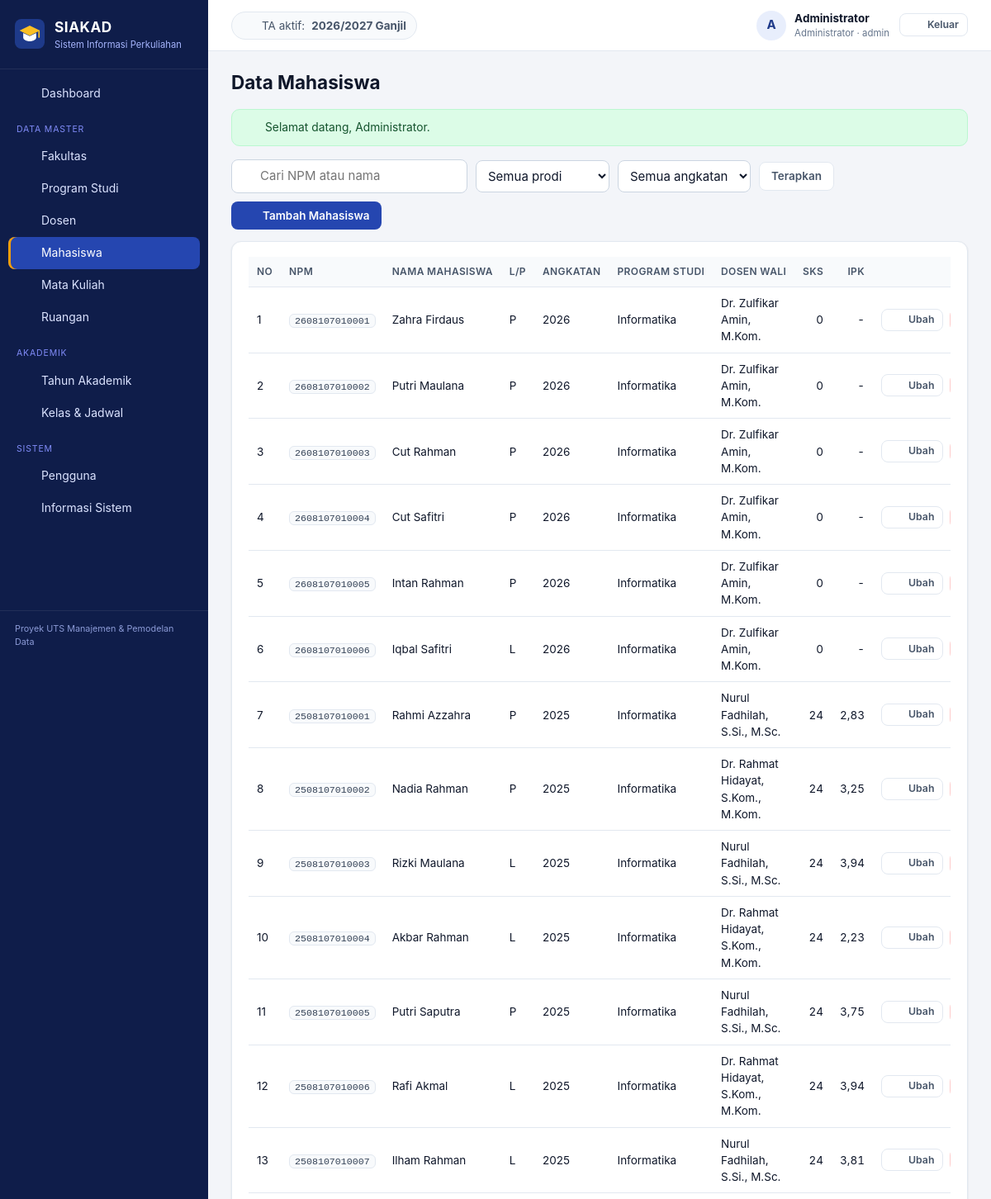
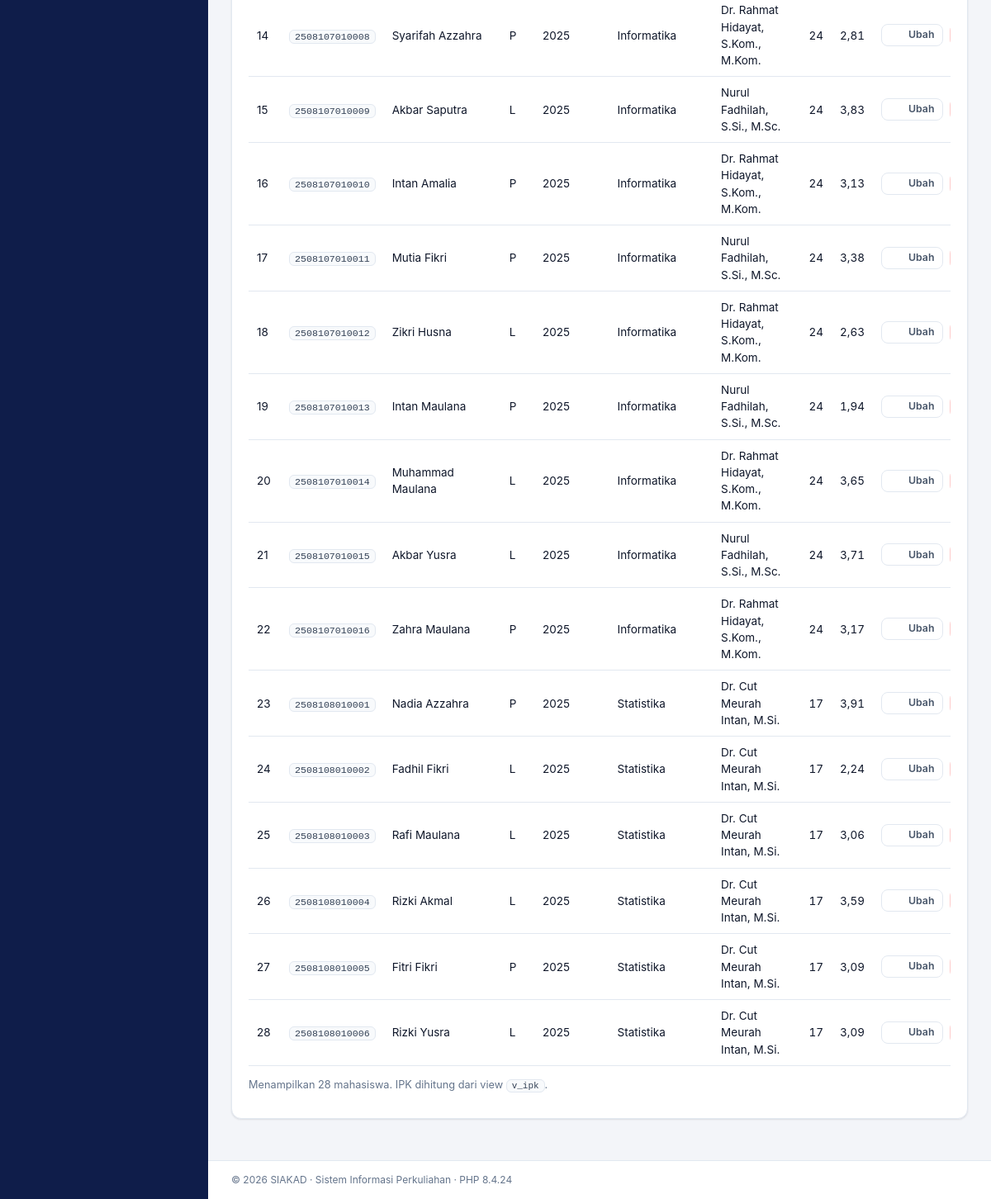
Screenshot of /index.php?page=admin/mahasiswa (signed in) with the database file from the repository (2 pictures, top to bottom).
### tables this page shows
CREATE TABLE tahun_akademik (
  id_ta       INT UNSIGNED NOT NULL AUTO_INCREMENT,
  tahun       CHAR(9)      NOT NULL,               
  semester    ENUM('Ganjil','Genap') NOT NULL,
  is_aktif    TINYINT(1)   NOT NULL DEFAULT 0,
  created_at  TIMESTAMP    NOT NULL DEFAULT CURRENT_TIMESTAMP,
  PRIMARY KEY (id_ta),
  UNIQUE KEY uq_ta (tahun, semester)
);

CREATE TABLE mahasiswa (
  id_mahasiswa    INT UNSIGNED  NOT NULL AUTO_INCREMENT,
  npm             CHAR(13)      NOT NULL,
  nama_mahasiswa  VARCHAR(100)  NOT NULL,
  jenis_kelamin   ENUM('L','P') NOT NULL,
  tanggal_lahir   DATE          NULL,
  email           VARCHAR(100)  NULL,
  angkatan        YEAR          NOT NULL,
  id_prodi        INT UNSIGNED  NOT NULL,
  id_dosen_wali   INT UNSIGNED  NULL,
  id_user         INT UNSIGNED  NULL,
  created_at      TIMESTAMP     NOT NULL DEFAULT CURRENT_TIMESTAMP,
  PRIMARY KEY (id_mahasiswa),
  UNIQUE KEY uq_mhs_npm (npm),
  UNIQUE KEY uq_mhs_email (email),
  UNIQUE KEY uq_mhs_user (id_user),
  KEY idx_mhs_prodi (id_prodi),
  KEY idx_mhs_wali (id_dosen_wali),
  CONSTRAINT fk_mhs_prodi FOREIGN KEY (id_prodi)
    REFERENCES program_studi (id_prodi) ON UPDATE CASCADE ON DELETE RESTRICT,
  CONSTRAINT fk_mhs_wali FOREIGN KEY (id_dosen_wali)
    REFERENCES dosen (id_dosen) ON UPDATE CASCADE ON DELETE SET NULL,
  CONSTRAINT fk_mhs_user FOREIGN KEY (id_user)
    REFERENCES users (id_user) ON UPDATE CASCADE ON DELETE SET NULL
);

CREATE TABLE program_studi (
  id_prodi     INT UNSIGNED  NOT NULL AUTO_INCREMENT,
  kode_prodi   VARCHAR(10)   NOT NULL,
  nama_prodi   VARCHAR(100)  NOT NULL,
  jenjang      ENUM('D3','S1','S2','S3') NOT NULL DEFAULT 'S1',
  id_fakultas  INT UNSIGNED  NOT NULL,
  created_at   TIMESTAMP     NOT NULL DEFAULT CURRENT_TIMESTAMP,
  PRIMARY KEY (id_prodi),
  UNIQUE KEY uq_prodi_kode (kode_prodi),
  KEY idx_prodi_fakultas (id_fakultas),
  CONSTRAINT fk_prodi_fakultas FOREIGN KEY (id_fakultas)
    REFERENCES fakultas (id_fakultas) ON UPDATE CASCADE ON DELETE RESTRICT
);

CREATE TABLE dosen (
  id_dosen    INT UNSIGNED  NOT NULL AUTO_INCREMENT,
  nidn        CHAR(10)      NOT NULL,
  nama_dosen  VARCHAR(100)  NOT NULL,
  email       VARCHAR(100)  NULL,
  no_hp       VARCHAR(20)   NULL,
  id_prodi    INT UNSIGNED  NOT NULL,
  id_user     INT UNSIGNED  NULL,
  created_at  TIMESTAMP     NOT NULL DEFAULT CURRENT_TIMESTAMP,
  PRIMARY KEY (id_dosen),
  UNIQUE KEY uq_dosen_nidn (nidn),
  UNIQUE KEY uq_dosen_email (email),
  UNIQUE KEY uq_dosen_user (id_user),
  KEY idx_dosen_prodi (id_prodi),
  CONSTRAINT fk_dosen_prodi FOREIGN KEY (id_prodi)
    REFERENCES program_studi (id_prodi) ON UPDATE CASCADE ON DELETE RESTRICT,
  CONSTRAINT fk_dosen_user FOREIGN KEY (id_user)
    REFERENCES users (id_user) ON UPDATE CASCADE ON DELETE SET NULL
);

### app/views/admin/mahasiswa/index.php (the view, shortened to what the rows shown need)
        <?= icon('search', 16) ?>
<section class="card">
    <div class="table-wrap">
        <table class="table">
            <thead><tr><th>No</th><th>NPM</th><th>Nama Mahasiswa</th><th>L/P</th><th>Angkatan</th><th>Program Studi</th><th>Dosen Wali</th><th class="num">SKS</th><th class="num">IPK</th><th class="actions">Aksi</th></tr></thead>
            <tbody>
            <?php foreach ($rows as $i => $r): ?>
                <tr>
                    <td><?= $i + 1 ?></td>
                    <td><code><?= e($r['npm']) ?></code></td>
                    <td><?= e($r['nama_mahasiswa']) ?></td>
                    <td><?= e($r['jenis_kelamin']) ?></td>
                    <td><?= e($r['angkatan']) ?></td>
                    <td><?= e($r['nama_prodi']) ?></td>
                    <td><?= e($r['dosen_wali'] ?? '-') ?></td>
                    <td class="num"><?= e($r['total_sks'] ?? 0) ?></td>
                    <td class="num"><?= angka($r['ipk']) ?></td>
                    <td class="actions">
                        <a class="btn btn-sm btn-ghost" href="<?= e(url('admin/mahasiswa', ['action' => 'edit', 'id' => $r['id_mahasiswa']])) ?>"><?= icon('edit', 15) ?><span>Ubah</span></a>
                    </td>
                </tr>
            <?php endforeach; ?>
            </tbody>
        </table>
    </div>
</section>

### app/core/helpers.php (shortened to what the rows shown need)
<?php
function config(?string $key = null): mixed
{
    static $config = null;
    $config ??= require BASE_PATH . '/config/config.php';
    return $key === null ? $config : ($config[$key] ?? null);
}
function e(mixed $value): string
{
    return htmlspecialchars((string) ($value ?? ''), ENT_QUOTES | ENT_SUBSTITUTE, 'UTF-8');
}
function base_url(string $path = ''): string
{
    $dir = rtrim(str_replace('\\', '/', dirname($_SERVER['SCRIPT_NAME'] ?? '/')), '/');
    return $dir . '/' . ltrim($path, '/');
}
function url(string $page, array $params = []): string
{
    $query = http_build_query(array_merge(['page' => $page], $params));
    return base_url('index.php') . '?' . $query;
}
function asset(string $path): string
{
    $file = BASE_PATH . '/assets/' . $path;
    $version = is_file($file) ? filemtime($file) : 1;
    return base_url('assets/' . $path) . '?v=' . $version;
}
function angka(mixed $value, int $decimals = 2): string
{
    return $value === null || $value === '' ? '-' : number_format((float) $value, $decimals, ',', '.');
}
function icon(string $name, int $size = 18): string
{
    $p = $paths[$name] ?? $paths['grid'];
    return '<svg class="icon" width="' . $size . '" height="' . $size . '" viewBox="0 0 24 24" fill="none" stroke="currentColor" stroke-width="2" stroke-linecap="round" stroke-linejoin="round" aria-hidden="true">' . $p . '</svg>';
}

### app/views/layouts/main.php (shortened to what the rows shown need)
<?php
$user = Auth::user();
$role = $user['role'];
$taAktif = (new TahunAkademik())->aktif();
?>
<!doctype html>
<html lang="id">
<head>
    <link rel="stylesheet" href="<?= e(asset('css/style.css')) ?>">
</head>
<body class="role-<?= e($role) ?>">
<div class="app">
    <div class="main">
        <header class="topbar">
            <div class="topbar-ta">
                <?= icon('calendar', 16) ?>
                <?php if ($taAktif): ?>
                    TA aktif: <strong><?= e($taAktif['tahun']) ?> <?= e($taAktif['semester']) ?></strong>
                <?php else: ?>
                    Belum ada tahun akademik aktif
                <?php endif; ?>
            </div>
        </header>
        <main class="content">
            <div class="page-head">
                <h1><?= e($title ?? '') ?></h1>
            </div>
            <?= $content ?>
        </main>
    </div>
</div>
</body>
</html>

### rows the page displays
tahun_akademik: tahun "2026/2027", semester "Ganjil"
mahasiswa: npm "2608107010001", nama_mahasiswa "Zahra Firdaus", jenis_kelamin "P", angkatan "2026", id_prodi.nama_prodi "Informatika", id_dosen_wali.nama_dosen "Dr. Zulfikar Amin, M.Kom.", total_sks "0", ipk "-", $size 15 (drawn)
mahasiswa: npm "2608107010002", nama_mahasiswa "Putri Maulana", jenis_kelamin "P", angkatan "2026", id_prodi.nama_prodi "Informatika", id_dosen_wali.nama_dosen "Dr. Zulfikar Amin, M.Kom.", total_sks "0", ipk "-", $size 15 (drawn)
mahasiswa: npm "2608107010003", nama_mahasiswa "Cut Rahman", jenis_kelamin "P", angkatan "2026", id_prodi.nama_prodi "Informatika", id_dosen_wali.nama_dosen "Dr. Zulfikar Amin, M.Kom.", total_sks "0", ipk "-", $size 15 (drawn)
mahasiswa: npm "2608107010004", nama_mahasiswa "Cut Safitri", jenis_kelamin "P", angkatan "2026", id_prodi.nama_prodi "Informatika", id_dosen_wali.nama_dosen "Dr. Zulfikar Amin, M.Kom.", total_sks "0", ipk "-", $size 15 (drawn)
mahasiswa: npm "2608107010005", nama_mahasiswa "Intan Rahman", jenis_kelamin "P", angkatan "2026", id_prodi.nama_prodi "Informatika", id_dosen_wali.nama_dosen "Dr. Zulfikar Amin, M.Kom.", total_sks "0", ipk "-", $size 15 (drawn)
mahasiswa: npm "2608107010006", nama_mahasiswa "Iqbal Safitri", jenis_kelamin "L", angkatan "2026", id_prodi.nama_prodi "Informatika", id_dosen_wali.nama_dosen "Dr. Zulfikar Amin, M.Kom.", total_sks "0", ipk "-", $size 15 (drawn)
mahasiswa: npm "2508107010001", nama_mahasiswa "Rahmi Azzahra", jenis_kelamin "P", angkatan "2025", id_prodi.nama_prodi "Informatika", id_dosen_wali.nama_dosen "Nurul Fadhilah, S.Si., M.Sc.", total_sks "24", ipk "2,83", $size 15 (drawn)
mahasiswa: npm "2508107010002", nama_mahasiswa "Nadia Rahman", jenis_kelamin "P", angkatan "2025", id_prodi.nama_prodi "Informatika", id_dosen_wali.nama_dosen "Dr. Rahmat Hidayat, S.Kom., M.Kom.", total_sks "24", ipk "3,25", $size 15 (drawn)
mahasiswa: npm "2508107010003", nama_mahasiswa "Rizki Maulana", jenis_kelamin "L", angkatan "2025", id_prodi.nama_prodi "Informatika", id_dosen_wali.nama_dosen "Nurul Fadhilah, S.Si., M.Sc.", total_sks "24", ipk "3,94", $size 15 (drawn)
mahasiswa: npm "2508107010004", nama_mahasiswa "Akbar Rahman", jenis_kelamin "L", angkatan "2025", id_prodi.nama_prodi "Informatika", id_dosen_wali.nama_dosen "Dr. Rahmat Hidayat, S.Kom., M.Kom.", total_sks "24", ipk "2,23", $size 15 (drawn)
mahasiswa: npm "2508107010005", nama_mahasiswa "Putri Saputra", jenis_kelamin "P", angkatan "2025", id_prodi.nama_prodi "Informatika", id_dosen_wali.nama_dosen "Nurul Fadhilah, S.Si., M.Sc.", total_sks "24", ipk "3,75", $size 15 (drawn)
mahasiswa: npm "2508107010006", nama_mahasiswa "Rafi Akmal", jenis_kelamin "L", angkatan "2025", id_prodi.nama_prodi "Informatika", id_dosen_wali.nama_dosen "Dr. Rahmat Hidayat, S.Kom., M.Kom.", total_sks "24", ipk "3,94", $size 15 (drawn)
mahasiswa: npm "2508107010007", nama_mahasiswa "Ilham Rahman", jenis_kelamin "L", angkatan "2025", id_prodi.nama_prodi "Informatika", id_dosen_wali.nama_dosen "Nurul Fadhilah, S.Si., M.Sc.", total_sks "24", ipk "3,81", $size 15 (drawn)
mahasiswa: npm "2508107010008", nama_mahasiswa "Syarifah Azzahra", jenis_kelamin "P", angkatan "2025", id_prodi.nama_prodi "Informatika", id_dosen_wali.nama_dosen "Dr. Rahmat Hidayat, S.Kom., M.Kom.", total_sks "24", ipk "2,81", $size 15 (drawn)
mahasiswa: npm "2508107010009", nama_mahasiswa "Akbar Saputra", jenis_kelamin "L", angkatan "2025", id_prodi.nama_prodi "Informatika", id_dosen_wali.nama_dosen "Nurul Fadhilah, S.Si., M.Sc.", total_sks "24", ipk "3,83"
mahasiswa: npm "2508107010010", nama_mahasiswa "Intan Amalia", jenis_kelamin "P", angkatan "2025", id_prodi.nama_prodi "Informatika", id_dosen_wali.nama_dosen "Dr. Rahmat Hidayat, S.Kom., M.Kom.", total_sks "24", ipk "3,13", $size 15 (drawn)
mahasiswa: npm "2508107010011", nama_mahasiswa "Mutia Fikri", jenis_kelamin "P", angkatan "2025", id_prodi.nama_prodi "Informatika", id_dosen_wali.nama_dosen "Nurul Fadhilah, S.Si., M.Sc.", total_sks "24", ipk "3,38", $size 15 (drawn)
mahasiswa: npm "2508107010012", nama_mahasiswa "Zikri Husna", jenis_kelamin "L", angkatan "2025", id_prodi.nama_prodi "Informatika", id_dosen_wali.nama_dosen "Dr. Rahmat Hidayat, S.Kom., M.Kom.", total_sks "24", ipk "2,63", $size 15 (drawn)
mahasiswa: npm "2508107010013", nama_mahasiswa "Intan Maulana", jenis_kelamin "P", angkatan "2025", id_prodi.nama_prodi "Informatika", id_dosen_wali.nama_dosen "Nurul Fadhilah, S.Si., M.Sc.", total_sks "24", ipk "1,94", $size 15 (drawn)
mahasiswa: npm "2508107010014", nama_mahasiswa "Muhammad Maulana", jenis_kelamin "L", angkatan "2025", id_prodi.nama_prodi "Informatika", id_dosen_wali.nama_dosen "Dr. Rahmat Hidayat, S.Kom., M.Kom.", total_sks "24", ipk "3,65", $size 15 (drawn)
mahasiswa: npm "2508107010015", nama_mahasiswa "Akbar Yusra", jenis_kelamin "L", angkatan "2025", id_prodi.nama_prodi "Informatika", id_dosen_wali.nama_dosen "Nurul Fadhilah, S.Si., M.Sc.", total_sks "24", ipk "3,71", $size 15 (drawn)
mahasiswa: npm "2508107010016", nama_mahasiswa "Zahra Maulana", jenis_kelamin "P", angkatan "2025", id_prodi.nama_prodi "Informatika", id_dosen_wali.nama_dosen "Dr. Rahmat Hidayat, S.Kom., M.Kom.", total_sks "24", ipk "3,17", $size 15 (drawn)
mahasiswa: npm "2508108010001", nama_mahasiswa "Nadia Azzahra", jenis_kelamin "P", angkatan "2025", id_prodi.nama_prodi "Statistika", id_dosen_wali.nama_dosen "Dr. Cut Meurah Intan, M.Si.", total_sks "17", ipk "3,91", $size 15 (drawn)
mahasiswa: npm "2508108010002", nama_mahasiswa "Fadhil Fikri", jenis_kelamin "L", angkatan "2025", id_prodi.nama_prodi "Statistika", id_dosen_wali.nama_dosen "Dr. Cut Meurah Intan, M.Si.", total_sks "17", ipk "2,24", $size 15 (drawn)
mahasiswa: npm "2508108010003", nama_mahasiswa "Rafi Maulana", jenis_kelamin "L", angkatan "2025", id_prodi.nama_prodi "Statistika", id_dosen_wali.nama_dosen "Dr. Cut Meurah Intan, M.Si.", total_sks "17", ipk "3,06", $size 15 (drawn)
mahasiswa: npm "2508108010004", nama_mahasiswa "Rizki Akmal", jenis_kelamin "L", angkatan "2025", id_prodi.nama_prodi "Statistika", id_dosen_wali.nama_dosen "Dr. Cut Meurah Intan, M.Si.", total_sks "17", ipk "3,59", $size 15 (drawn)
mahasiswa: npm "2508108010005", nama_mahasiswa "Fitri Fikri", jenis_kelamin "P", angkatan "2025", id_prodi.nama_prodi "Statistika", id_dosen_wali.nama_dosen "Dr. Cut Meurah Intan, M.Si.", total_sks "17", ipk "3,09", $size 15 (drawn)
mahasiswa: npm "2508108010006", nama_mahasiswa "Rizki Yusra", jenis_kelamin "L", angkatan "2025", id_prodi.nama_prodi "Statistika", id_dosen_wali.nama_dosen "Dr. Cut Meurah Intan, M.Si.", total_sks "17", ipk "3,09", $size 15 (drawn)

### other values shown
config('app_name') "SIAKAD"
config('app_subtitle') "Sistem Informasi Perkuliahan"
$item[0] "Dashboard"
$item[1] "DATA MASTER"
$item[0] "Fakultas"
$item[0] "Program Studi"
$item[0] "Dosen"
$item[0] "Mahasiswa"
$item[0] "Mata Kuliah"
$item[0] "Ruangan"
$item[1] "AKADEMIK"
$item[0] "Tahun Akademik"
$item[0] "Kelas & Jadwal"
$item[1] "SISTEM"
$item[0] "Pengguna"
